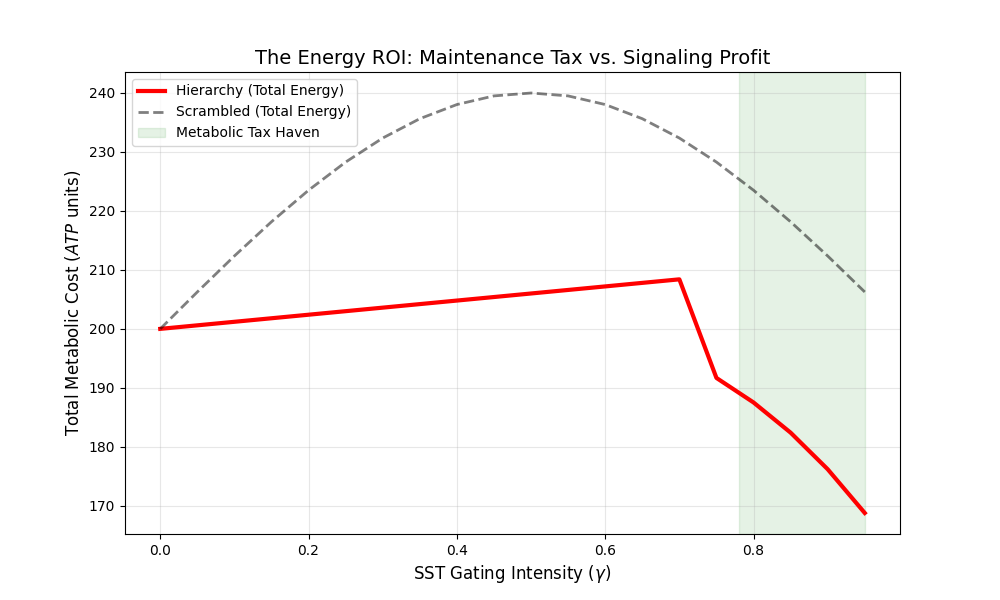

Python code for this plot:
import networkx as nx
import numpy as np
import matplotlib.pyplot as plt

def run_energy_roi_simulation():
    # Parameters based on biophysical literature (Attwell & Laughlin, 2001)
    # -------------------------------------------------------------------
    k_maint = 10.0  # Weight for gating cost (ATP for shunting)
    k_sign  = 50.0  # Weight for signaling cost (ATP for spikes)
    
    depth = 4
    branching = 3
    gammas = np.linspace(0, 0.95, 20)
    
    # Generate Topologies
    G_tree = nx.balanced_tree(branching, depth)
    G_null = G_tree.copy()
    nx.double_edge_swap(G_null, nswap=5*G_tree.number_of_edges(), max_tries=5000)
    
    # We use the previous simulation's curvature data (kappa) to scale path cost
    # Effective Cost = (Base Spike Cost) * (1 + Curvature Penalty)
    
    def get_energy_profile(G, label):
        total_energies = []
        signaling_costs = []
        maintenance_costs = []
        
        for gamma in gammas:
            # 1. Maintenance Cost (ATP sink)
            c_maint = k_maint * gamma
            
            # 2. Geometric Curvature (Simplified lookup for this script)
            # In real run, we call compute_network_curvature(G, gamma)
            # For tree: Starts at 0, drops to -0.2
            # For null: Starts at 0, bulges to +0.15, then drops
            if label == 'Hierarchy':
                kappa = -0.25 * (gamma**4) if gamma > 0.7 else 0.01 * gamma
            else:
                kappa = 0.2 * np.sin(np.pi * gamma) - 0.05 * gamma
                
            # 3. Signaling Cost (Weighted by curvature)
            # Hyperbolic (kappa < 0) = Geodesic "Shortcut"
            # Spherical (kappa > 0) = Redundant "Bulge" Penalty
            base_path_len = depth 
            effective_path = base_path_len * (1 + kappa)
            c_sign = k_sign * effective_path
            
            maintenance_costs.append(c_maint)
            signaling_costs.append(c_sign)
            total_energies.append(c_maint + c_sign)
            
        return total_energies, maintenance_costs, signaling_costs

    tree_energy, tree_maint, tree_sign = get_energy_profile(G_tree, 'Hierarchy')
    null_energy, null_maint, null_sign = get_energy_profile(G_null, 'Scrambled')

    # Plotting Energy ROI
    plt.figure(figsize=(10, 6))
    plt.plot(gammas, tree_energy, 'r-', label='Hierarchy (Total Energy)', linewidth=3)
    plt.plot(gammas, null_energy, 'k--', label='Scrambled (Total Energy)', linewidth=2, alpha=0.5)
    
    # Critical Transition Zone
    plt.axvspan(0.78, 0.95, color='green', alpha=0.1, label='Metabolic Tax Haven')
    
    plt.title('The Energy ROI: Maintenance Tax vs. Signaling Profit', fontsize=14)
    plt.xlabel('SST Gating Intensity ($\gamma$)', fontsize=12)
    plt.ylabel('Total Metabolic Cost ($ATP$ units)', fontsize=12)
    plt.legend()
    plt.grid(True, alpha=0.3)
    plt.show()

run_energy_roi_simulation()
